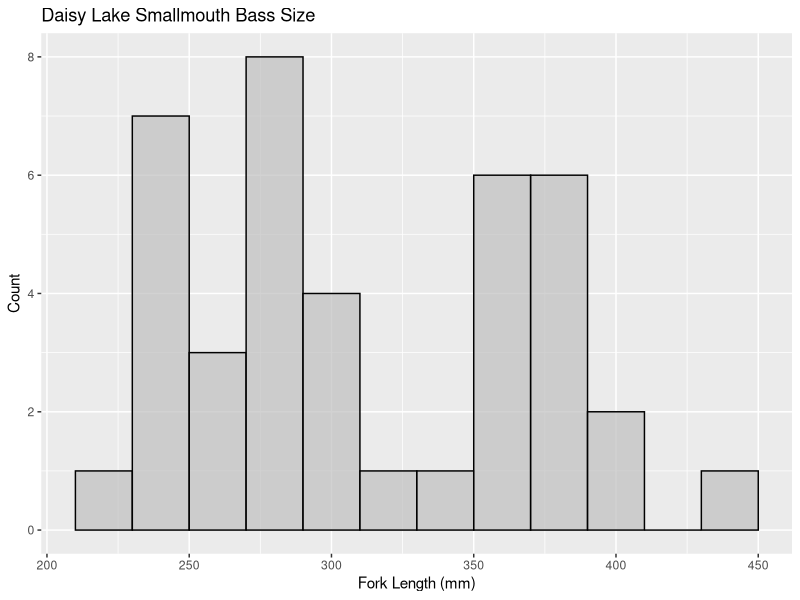
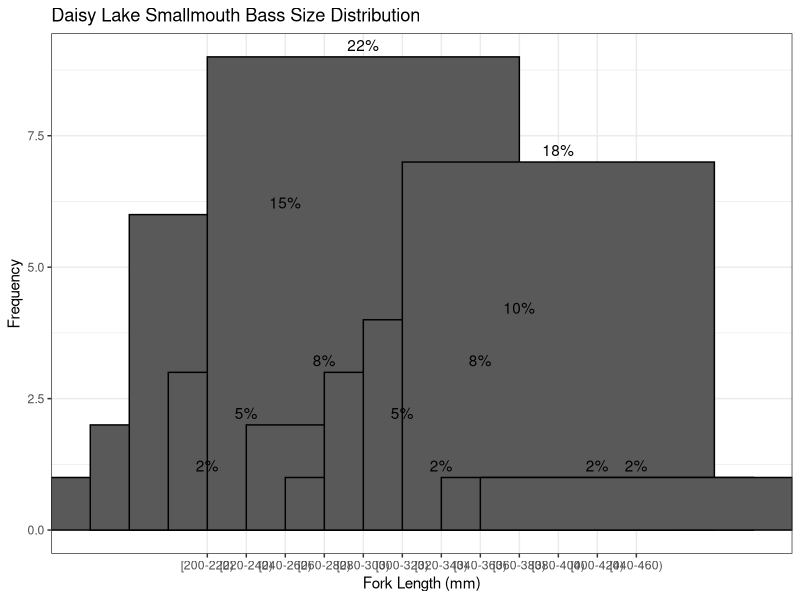
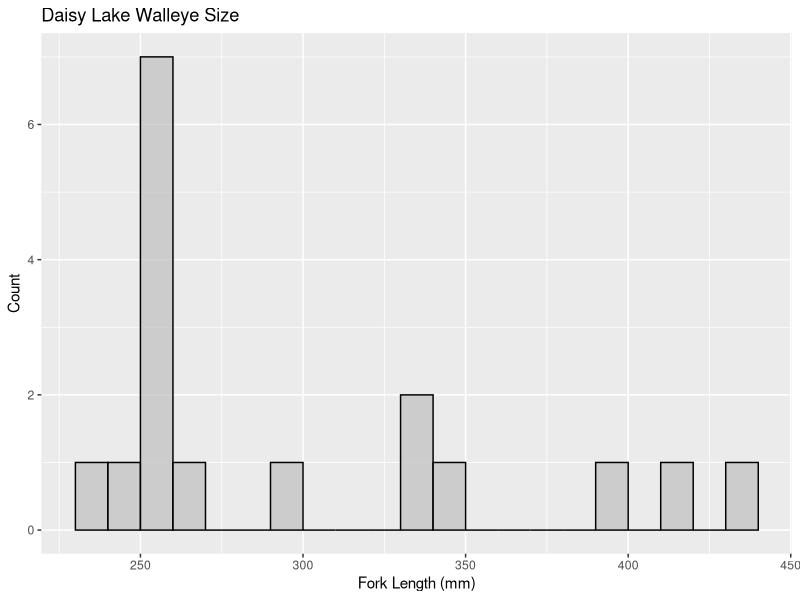

R code for these plots, in order: (Note: this script raises an error after producing the figures.)
## ---- chunk 1
knitr::opts_chunk$set(echo = TRUE)
## ---- chunk 2
library(tidyverse)
library(readr)

data <- read_csv("../data/studylakes_catchdata.csv")
data <- data[c(-20,-21,-22)]

## ---- chunk 3

largefish <- subset(data, data$FLEN>200)

## ---- chunk 4

daisylarge <- subset(largefish, largefish$FK_Survey_ID == "14")

##Subset by species w/ more than 10 samples - aka where we have to select on the gradient
#Smallmouth Bass
daisy_smb <- subset(daisylarge, daisylarge$`Species code` == "316")

#BINNING#
smb_breaks <- c(200, 220, 240, 260, 280, 300, 320, 340, 360, 380, 400, 420, 440, 460)
# specify interval/bin labels
smb_tags <- c("[200-220)","[220-240)", "[240-260)", "[260-280)", "[280-300)", "[300-320)","[320-340)", "[340-360)","[360-380)", "[380-400)", "[400-420)", "[420-440)", "[440-460)")
smb_group_tags <- cut(daisy_smb$FLEN, 
                  breaks=smb_breaks, 
                  include.lowest=TRUE, 
                  right=FALSE, 
                  labels=smb_tags)
v <- daisy_smb %>% select(FLEN, `Fish #`) #pick the variable 
smb_bin <- as_tibble(v) %>% 
  mutate(tag = case_when(
    FLEN < 220 ~ smb_tags[1],
    FLEN >= 220 & FLEN < 240 ~ smb_tags[2],
    FLEN >= 240 & FLEN < 260 ~ smb_tags[3],
    FLEN >= 260 & FLEN < 280 ~ smb_tags[4],
    FLEN >= 280 & FLEN < 300 ~ smb_tags[5],
    FLEN >= 300 & FLEN < 320 ~ smb_tags[6],
    FLEN >= 320 & FLEN < 340 ~ smb_tags[7],
    FLEN >= 340 & FLEN < 360 ~ smb_tags[8],
    FLEN >= 360 & FLEN < 380 ~ smb_tags[9],
    FLEN >= 380 & FLEN < 400 ~ smb_tags[10],
    FLEN >= 400 & FLEN < 420 ~ smb_tags[11],
    FLEN >= 420 & FLEN < 440 ~ smb_tags[12],
    FLEN >= 440 & FLEN < 460 ~ smb_tags[13]
    ))
summary(smb_bin)
smb_bin$tag <- factor(smb_bin$tag,
                       levels = smb_tags,
                       ordered = FALSE)
summary(smb_bin$tag)
##Frequencies based on bins
daisy_smb_freq<- plyr::count(smb_bin, "tag")
# Counts the number of observations according to FLEN
daisy_smb_freq$freqlbls <- as.character(daisy_smb_freq$freq)
# Calculating percent in each size class
daisy_smb_freq$pct <- round(daisy_smb_freq$freq/sum(daisy_smb_freq$freq)*100)
daisy_smb_freq$pctlbls <- as.character(daisy_smb_freq$pct)
# Adding % to the labels
daisy_smb_freq$pctlbls <- paste(daisy_smb_freq$pctlbls,"%",sep="")

#Walleye
daisy_walleye <- subset(daisylarge, daisylarge$`Species code` == "334")

#BINNING#
walleye_breaks <- c(220, 240, 260, 280, 300, 320, 340, 360, 380, 400, 420, 440)
# specify interval/bin labels
walleye_tags <- c("[220-240)", "[240-260)", "[260-280)", "[280-300)", "[300-320)","[320-340)", "[340-360)","[360-380)", "[380-400)", "[400-420)", "[420-440)")
walleye_group_tags <- cut(daisy_walleye$FLEN, 
                  breaks=walleye_breaks, 
                  include.lowest=TRUE, 
                  right=FALSE, 
                  labels=walleye_tags)
z <- daisy_walleye %>% select(FLEN, `Fish #`) #pick the variable 
walleye_bin <- as_tibble(z) %>% 
  mutate(tag = case_when(
    FLEN < 240 ~ walleye_tags[1],
    FLEN >= 240 & FLEN < 260 ~ walleye_tags[2],
    FLEN >= 260 & FLEN < 280 ~ walleye_tags[3],
    FLEN >= 280 & FLEN < 300 ~ walleye_tags[4],
    FLEN >= 300 & FLEN < 320 ~ walleye_tags[5],
    FLEN >= 320 & FLEN < 340 ~ walleye_tags[6],
    FLEN >= 340 & FLEN < 360 ~ walleye_tags[7],
    FLEN >= 360 & FLEN < 380 ~ walleye_tags[8],
    FLEN >= 380 & FLEN < 400 ~ walleye_tags[9],
    FLEN >= 400 & FLEN < 420 ~ walleye_tags[10],
    FLEN >= 420 & FLEN < 440 ~ walleye_tags[11]
    ))
summary(walleye_bin)
walleye_bin$tag <- factor(walleye_bin$tag,
                       levels = walleye_tags,
                       ordered = FALSE)
summary(walleye_bin$tag)
##Frequencies based on bins
daisy_walleye_freq<- plyr::count(walleye_bin, "tag")
# Counts the number of observations according to FLEN
daisy_walleye_freq$freqlbls <- as.character(daisy_walleye_freq$freq)
# Calculating percent in each size class
daisy_walleye_freq$pct <- round(daisy_walleye_freq$freq/sum(daisy_walleye_freq$freq)*100)
daisy_walleye_freq$pctlbls <- as.character(daisy_walleye_freq$pct)
# Adding % to the labels
daisy_walleye_freq$pctlbls <- paste(daisy_walleye_freq$pctlbls,"%",sep="")

## ---- chunk 5
##Size histogram
ggplot(data = daisy_smb, aes(FLEN)) + 
  geom_histogram(breaks=seq(210, 450, by = 20), 
                 col="black", 
                 fill="grey", 
                 alpha = .7) + 
  labs(title="Daisy Lake Smallmouth Bass Size", x="Fork Length (mm)", y="Count")

##Size histogram w/ percent labels
ggplot(data=daisy_smb_freq, aes(x=tag, y=freq))+
  geom_bar(stat="identity",width=8, colour = "black")+
  xlab("Fork Length (mm)")+
  ylab("Frequency")+
  ggtitle("Daisy Lake Smallmouth Bass Size Distribution")+
  scale_y_continuous()+
  scale_x_discrete()+
  geom_text(aes(label=pctlbls), vjust=-0.5)+
  theme_bw()


## ---- chunk 6
##Size histogram
ggplot(data = daisy_walleye, aes(FLEN)) + 
  geom_histogram(breaks=seq(230, 440, by = 10), 
                 col="black", 
                 fill="grey", 
                 alpha = .7) + 
  labs(title="Daisy Lake Walleye Size", x="Fork Length (mm)", y="Count")

##Size histogram w/ percent labels
ggplot(data=daisy_walleye_freq, aes(x=FLEN, y=freq))+
  geom_bar(stat="identity",width=8, colour = "black")+
  xlab("Fork Length (mm)")+
  ylab("Frequency")+
  ggtitle("Daisy Lake Walleye Size Distribution")+
  scale_y_continuous()+
  scale_x_continuous()+
  geom_text(aes(label=pctlbls), vjust=-0.5)+
  theme_bw()

